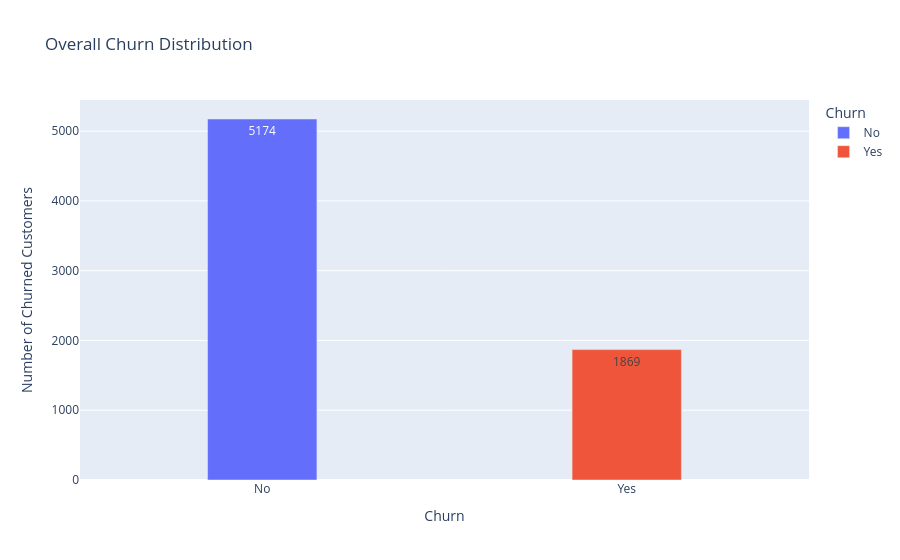

Here is the notebook cell this chart was saved with:
### Markdown cell above
## 1.3 Distributions and Churn Overlays

### Code cell
churn_counts = df_eda['Churn_str'].value_counts().reset_index()
churn_counts.columns = ['Churn', 'Count']

fig = px.bar(
    churn_counts,
    x = 'Churn',
    y = 'Count',
    color = 'Churn',
    text_auto = True,
    title = 'Overall Churn Distribution'
)

fig.update_layout(
    yaxis_title = 'Number of Churned Customers',
    bargap = 0.7
)

fig.show()

### Figure 1 — Plotly figure (JSON) as saved in the notebook; plotly's stock layout.template omitted (floating-point values rounded to 4 significant figures)
{"data": [{"alignmentgroup": "True", "hovertemplate": "Churn=%{x}<br>Count=%{y}<extra></extra>", "legendgroup": "No", "marker": {"color": "#636efa", "pattern": {"shape": ""}}, "name": "No", "offsetgroup": "No", "orientation": "v", "showlegend": true, "textposition": "auto", "texttemplate": "%{y}", "type": "bar", "x": ["No"], "xaxis": "x", "y": [5174], "yaxis": "y"}, {"alignmentgroup": "True", "hovertemplate": "Churn=%{x}<br>Count=%{y}<extra></extra>", "legendgroup": "Yes", "marker": {"color": "#EF553B", "pattern": {"shape": ""}}, "name": "Yes", "offsetgroup": "Yes", "orientation": "v", "showlegend": true, "textposition": "auto", "texttemplate": "%{y}", "type": "bar", "x": ["Yes"], "xaxis": "x", "y": [1869], "yaxis": "y"}], "layout": {"autosize": true, "bargap": 0.7, "barmode": "relative", "legend": {"title": {"text": "Churn"}, "tracegroupgap": 0}, "title": {"text": "Overall Churn Distribution"}, "xaxis": {"anchor": "y", "autorange": true, "categoryarray": ["No", "Yes"], "categoryorder": "array", "domain": [0, 1], "range": [-0.5, 1.5], "title": {"text": "Churn"}, "type": "category"}, "yaxis": {"anchor": "x", "autorange": true, "domain": [0, 1], "range": [0, 5446.0], "title": {"text": "Number of Churned Customers"}, "type": "linear"}}}
